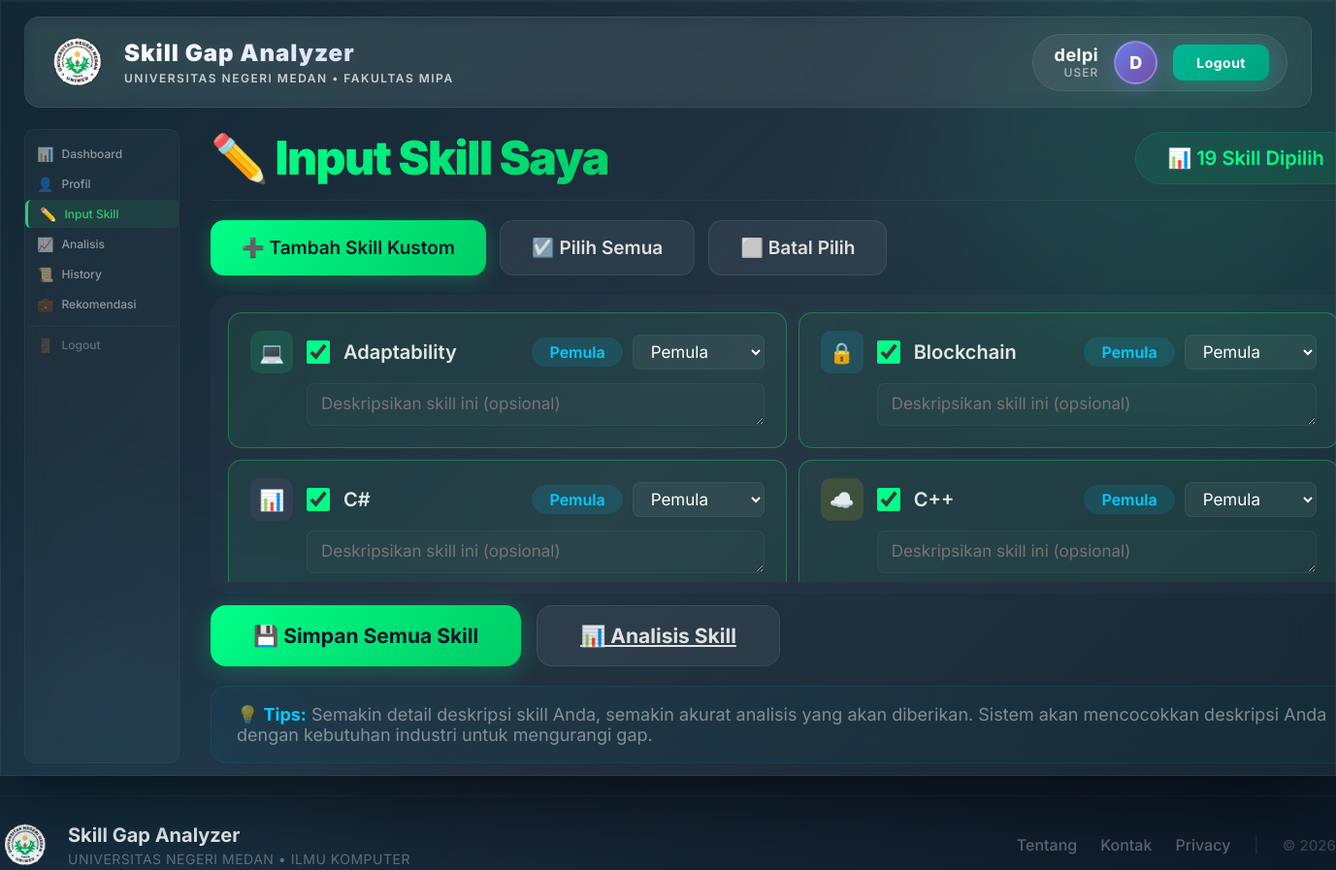
The page /dashboard/skills.php (signed in) on the database its author committed.
### tables this page shows
CREATE TABLE `skills` (
  `id` int(11) NOT NULL,
  `skill_name` varchar(255) NOT NULL,
  `category` varchar(100) DEFAULT NULL,
  `created_at` timestamp NOT NULL DEFAULT current_timestamp()
);

### dashboard/skills.php (the view, shortened to what this page needs)
<?php
require_once '../config/database.php';
$skills = $pdo->query("SELECT * FROM skills ORDER BY skill_name")->fetchAll();
$stmt = $pdo->prepare("SELECT skill_id, proficiency_level, description FROM user_skills WHERE user_id = ?");
$stmt->execute([$_SESSION['user_id']]);
$userSkillsData = $stmt->fetchAll(PDO::FETCH_ASSOC);
$userSkillIds = [];
$userSkillLevels = [];
$userSkillDescriptions = [];
foreach ($userSkillsData as $data) {
    $userSkillIds[] = $data['skill_id'];
    $userSkillLevels[$data['skill_id']] = $data['proficiency_level'];
    $userSkillDescriptions[$data['skill_id']] = $data['description'] ?? '';
}
include '../includes/header.php';
?>
<div class="skills-wrapper">
    <?php include '../includes/sidebar.php'; ?>
    <div class="skills-main">
        <div class="skills-header">
            <h1>✏️ <span>Input Skill Saya</span></h1>
            <div class="skill-count">
                📊 <?= count($userSkillIds) ?> Skill Dipilih
            </div>
        </div>
        <div class="action-buttons">
            <button type="button" class="btn-action primary" onclick="showAddSkillForm()">
                ➕ Tambah Skill Kustom
            </button>
            <button type="button" class="btn-action secondary" onclick="toggleAllSkills()">
                ☑️ Pilih Semua
            </button>
            <button type="button" class="btn-action secondary" onclick="uncheckAllSkills()">
                ⬜ Batal Pilih
            </button>
        </div>
        <form method="POST" action="../process/save_skill.php" style="flex:1; display:flex; flex-direction:column; min-height:0;">
            <div class="skill-list-wrapper">
                <div class="skill-list">
                    <?php
                    $skillIcons = ['💻', '🔒', '📊', '☁️', '💬', '🛡️', '📈', '🐹', '☕', '📜', '👑', '🤖', '🧩', '🐍', '🗄️', '🤝', '⏰', '🎯', '⚡', '📱', '🌐', '🔧', '📝', '🎨'];
                    $iconClasses = ['green', 'blue', 'purple', 'orange', 'red', 'pink', 'teal', 'indigo', 'green', 'blue', 'purple', 'orange', 'red', 'pink', 'teal', 'indigo', 'green', 'blue', 'purple', 'orange', 'red', 'pink', 'teal', 'indigo'];
                    ?>
                    <?php foreach ($skills as $index => $skill): ?>
                        <?php
                        $isChecked = in_array($skill['id'], $userSkillIds);
                        $level = $userSkillLevels[$skill['id']] ?? 'Beginner';
                        $desc = $userSkillDescriptions[$skill['id']] ?? '';
                        $iconIndex = $index % count($skillIcons);
                        $icon = $skillIcons[$iconIndex];
                        $iconClass = $iconClasses[$iconIndex % count($iconClasses)];
                        $levelClass = strtolower($level);
                        $levelNames = ['Beginner' => 'Pemula', 'Intermediate' => 'Menengah', 'Advanced' => 'Mahir'];
                        ?>
                        <div class="skill-item <?= $isChecked ? 'selected' : '' ?>" id="skill_item_<?= $skill['id'] ?>">
                            <div class="skill-row">
                                <div class="skill-icon <?= $iconClass ?>"><?= $icon ?></div>
                                <input type="checkbox" name="skills[<?= $skill['id'] ?>]"
                                       value="checked"
                                       <?= $isChecked ? 'checked' : '' ?>
                                       id="skill_<?= $skill['id'] ?>"
                                       onchange="toggleDescription(this, <?= $skill['id'] ?>)">
                                <label for="skill_<?= $skill['id'] ?>" class="skill-name" title="<?= htmlspecialchars($skill['skill_name']) ?>">
                                    <?= htmlspecialchars($skill['skill_name']) ?>
                                </label>
                                <div class="skill-level-wrapper">
                                    <span class="level-badge <?= $levelClass ?>">
                                        <?= $levelNames[$level] ?? $level ?>
                                    </span>
                                    <select name="level[<?= $skill['id'] ?>]" onchange="updateLevelBadge(this, <?= $skill['id'] ?>)">
                                        <option value="Beginner" <?= $level == 'Beginner' ? 'selected' : '' ?>>Pemula</option>
                                    </select>
                                </div>
                            </div>
                            <div id="desc_container_<?= $skill['id'] ?>" class="skill-desc-wrapper" style="display:<?= $isChecked ? 'block' : 'block' ?>;">
                                <textarea name="description[<?= $skill['id'] ?>]" rows="1" placeholder="Deskripsikan skill ini (opsional)"><?= htmlspecialchars($desc) ?></textarea>
                            </div>
                        </div>
                    <?php endforeach; ?>
                </div>
            </div>
            <div class="save-section">
                <button type="submit" class="btn-save primary">💾 Simpan Semua Skill</button>
                <a href="analysis.php" class="btn-save secondary">📊 Analisis Skill</a>
            </div>
        </form>
        <div class="tips-box">
            <p>
                💡 <strong>Tips:</strong> Semakin detail deskripsi skill Anda, semakin akurat analisis yang akan diberikan.
                Sistem akan mencocokkan deskripsi Anda dengan kebutuhan industri untuk mengurangi gap.
            </p>
        </div>
    </div>
</div>
<?php include '../includes/footer.php'; ?>

### assets/css/style.css (style rules this page uses)
* { margin: 0; padding: 0; box-sizing: border-box; }
html { scroll-behavior: smooth; }
body { font-family: 'Inter', 'Segoe UI', Tahoma, Geneva, Verdana, sans-serif; min-height: 100vh; background: linear-gradient(135deg, #0a1628 0%, #1a2a3a 50%, #0d1b2a 100%); padding: 0; position: relative; overflow-x: hidden; color: #ffffff; font-size: 18px; }
.skill-item { display: flex; flex-direction: column; background: rgba(255, 255, 255, 0.04); padding: 16px 20px; border-radius: 16px; border: 1px solid rgba(255, 255, 255, 0.06); transition: all 0.3s ease; gap: 10px; }
.skill-item .skill-row { display: flex; align-items: center; gap: 16px; }
.skill-item input[type="checkbox"] { width: 22px; height: 22px; accent-color: #00ff88; cursor: pointer; flex-shrink: 0; }
.skill-item label { flex: 1; font-size: 17px; color: rgba(255, 255, 255, 0.85); cursor: pointer; font-weight: 500; }
.skill-item select { padding: 8px 12px; background: rgba(255, 255, 255, 0.06); border: 1px solid rgba(255, 255, 255, 0.08); border-radius: 8px; color: #ffffff; font-size: 15px; font-family: 'Inter', sans-serif; cursor: pointer; outline: none; }
.skill-item select option { background: #1a2a3a; color: #ffffff; }

### rows shown on the page
skills: icon "💻", id "☑", skill_name "Adaptability", id "Pemula", id "Deskripsikan skill ini (opsional)"
skills: icon "🔒", id "☑", skill_name "Blockchain", id "Pemula", id "Deskripsikan skill ini (opsional)"
skills: icon "📊", id "☑", skill_name "C#", id "Pemula", id "Deskripsikan skill ini (opsional)"
skills: icon "☁️", id "☑", skill_name "C++", id "Pemula", id "Deskripsikan skill ini (opsional)"

### other values the page prints
$_SESSION['user_name'] "delpi"
$_SESSION['user_role'] "USER"
substr($_SESSION['user_name'] ?? 'U', 0, 1) "D"
count($userSkillIds) "19"
